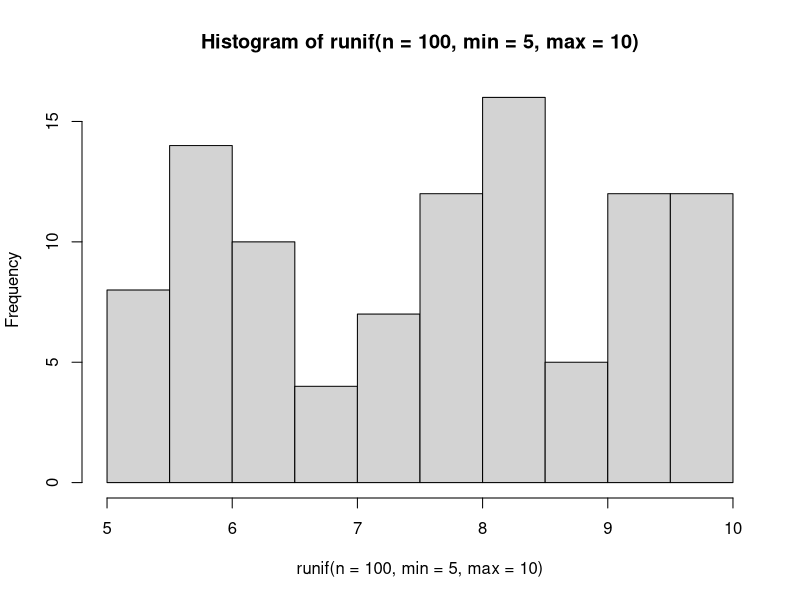
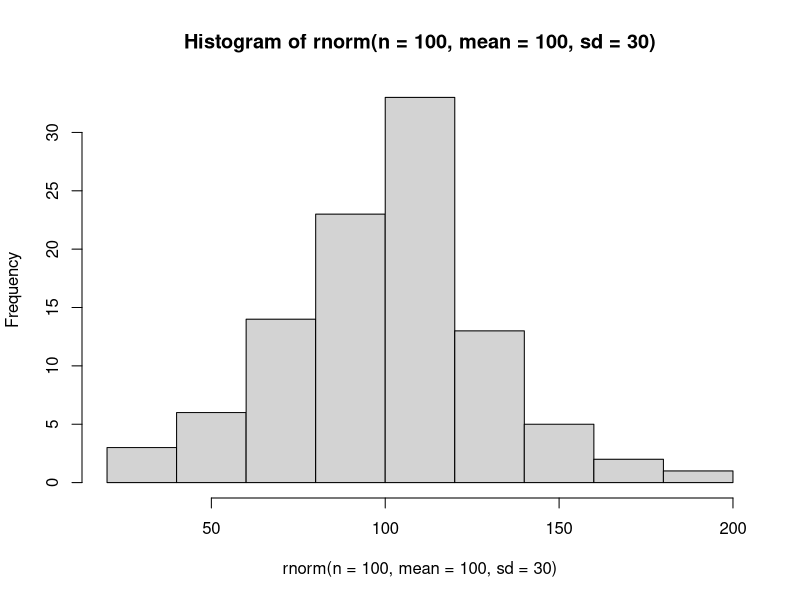

Generate these figures, in order, with R: (Note: this script raises an error after producing the figures.)
##### Vectors, Matrices, Data Frames, and Lists
##### 17 January 2023
##### EKP

#### Vectors (cont'd)
#### Properties

## Coercion

### All atomic vectors are of the same data type
### If you use c() to assemble different types, R coerces them
### logical -> integer -> double -> character

a <- c(2, 2.2)
a #coerces to double

b <- c("purple", "green")
typeof(b)

d <- c(a,b)
typeof(d)

### comparison operators yield a logical result
a <- runif(10)
print(a)

a > 0.5 # conditional statement 

### How many elements in the vector are > 0.5
sum(a > 0.5)
mean(a > 0.5) # what proportion of vector are greater than 0.5


#### Vectorization 
## add a constant to a vector 

z <- c(10, 20, 30)
z + 1

## what happens when vectors are added together?
y <- c(1, 2, 3)

z + y # results in an "element by element" operation on the vector

z^2

## Recycling 
# what if vector lengths are not equal?

z
x <- c(1,2)
z + x #warning is issued but calculation is still made
# shorter vector is always recycled 

#### Simulating data: runif and rnorm()

runif(n=5, min=5, max=10) #n sample size, min = minimum value, max=maximum value

set.seed(111) # set.seed can any number, sets random number generator (is reproducible)
runif(n=100, min=5, max=10)

hist(runif(n=100, min=5, max=10))

## rnorm: random normal values with mean 0 and sd 1
randomNormalNumbers <- rnorm(100)
mean(randomNormalNumbers) #hist function shows distribution

rnorm(n=100, mean=100, sd=30)
hist(rnorm(n=100, mean=100, sd=30))

########## Matrix data structure
### 2 dimensional (rows and columns)
### homogeneous data type 

# matrix is an atomic vector organized into rows and columns
my_vec <- 1:12

m <- matrix(data = my_vec, nrow=4)
m

m <- matrix(data = my_vec, ncol=3)
m

m <- matrix(data = my_vec, ncol=3, byrow=TRUE)
m

#### Lists
## are atomic vectors BUT each element can hold different data types (and different sizes)

myList <- list(1:10, matrix(1:8, nrow=4, byrow=TRUE), letters[1:3], pi)
class(myList)
str(myList)

### subsetting lists
## using [] gives you a single item BUT not the elements
myList[4]
myList[4] - 3 #single brackets gives you only elements in slot which is always type list

# to grab object itself, use [[]]
myList[[4]] #now we access contents

myList[[4]] - 3 

myList[[2]][4,1] ## 2 dim subsetting -> first number is row index, second is column [4,1] gives 4th row, first column

myList[c(1,2)] # to obtain multiple compartments of list

c(myList[[1]], myList[[2]]) # to obtain multiple elements within list

### Name list items when they are created
myList2 <- list(Tester = FALSE, littleM = matrix(1:9, nrow=3))
myList2$Tester #dollar sign accesses named elements

myList2$littleM[2,3] #extracts second row, third column of littleM

myList2$littleM[2,] # leave blank if you want all elements [2,] = second row, all columns

myList2$littleM[2] #gives second element

### unlist to string everything back to vector
unRolled <- unlist(myList2)
unRolled

data(iris)
head(iris)
plot(Sepal.Length ~ Petal.Length, data= iris) #y~x
model <- lm(Sepal.Length ~ Petal.Length, data=iris)
results <- summary(model)

str(results)
# use [] to extract Petal.Length pvalue
results$coefficients["Petal.Length","Pr(>|t|)"]
results[[4]][2,4]

# different way: use unlist()
unlist(results)$coefficients8

### Data frames 
## (list of) equal-lengthed vectors, each of which is a column

varA <- 1:12
varB <- rep(c("Con", "LowN", "HighN"), each=4)
varC <- runif(12)

dFrame <- data.frame(varA, varB, varC, stringsAsFactors = FALSE)
print(dFrame)

# add another row
newData <- list(varA=13, varB= "HighN", varC= 0.668)

# use rbind() 
dFrame <- rbind(dFrame, newData)

### why can't we use c?
newData2 <- c(14, "HighN", 0.668) #coerces to character
dFrame <- rbind(dFrame, newData2) #all character data types now!

### add a column 
newVar <- runif(14)

# use dim() to check rows and columns

# use cbind() function to add column
dFrame <- cbind(dFrame, newVar)
head(dFrame)

### Data frames vs Matrices
zMat <- matrix(data=1:30, ncol=3, byrow=TRUE)
zDframe <- as.data.frame(zMat)

zMat[3,3]
zDframe[3,3]

zMat[,3]
zDframe[,3]
zDframe$V3
zDframe["V3"]

zMat[3,]
zDframe[3,]

zMat[3]
zDframe[3] # different!! whole third column is given

##### Eliminating NAs
# complete.cases() function
zD <- c(NA, rnorm(10), NA, rnorm(3))
complete.cases(zD) #gives logical output

# clean out NAs
zD[complete.cases(zD)]
which(!complete.cases(zD))
which(is.na(zD))

#use with matrix
m <- matrix(1:20, nrow=5)
m[1,1] <- NA 
m[5,4] <- NA
complete.cases(m) #gives T/F as to whether whole row is 'complete' (no NAs)
m[complete.cases(m),]

## get complete cases for only certain rows
m[complete.cases(m[,c(1:2)]),]


